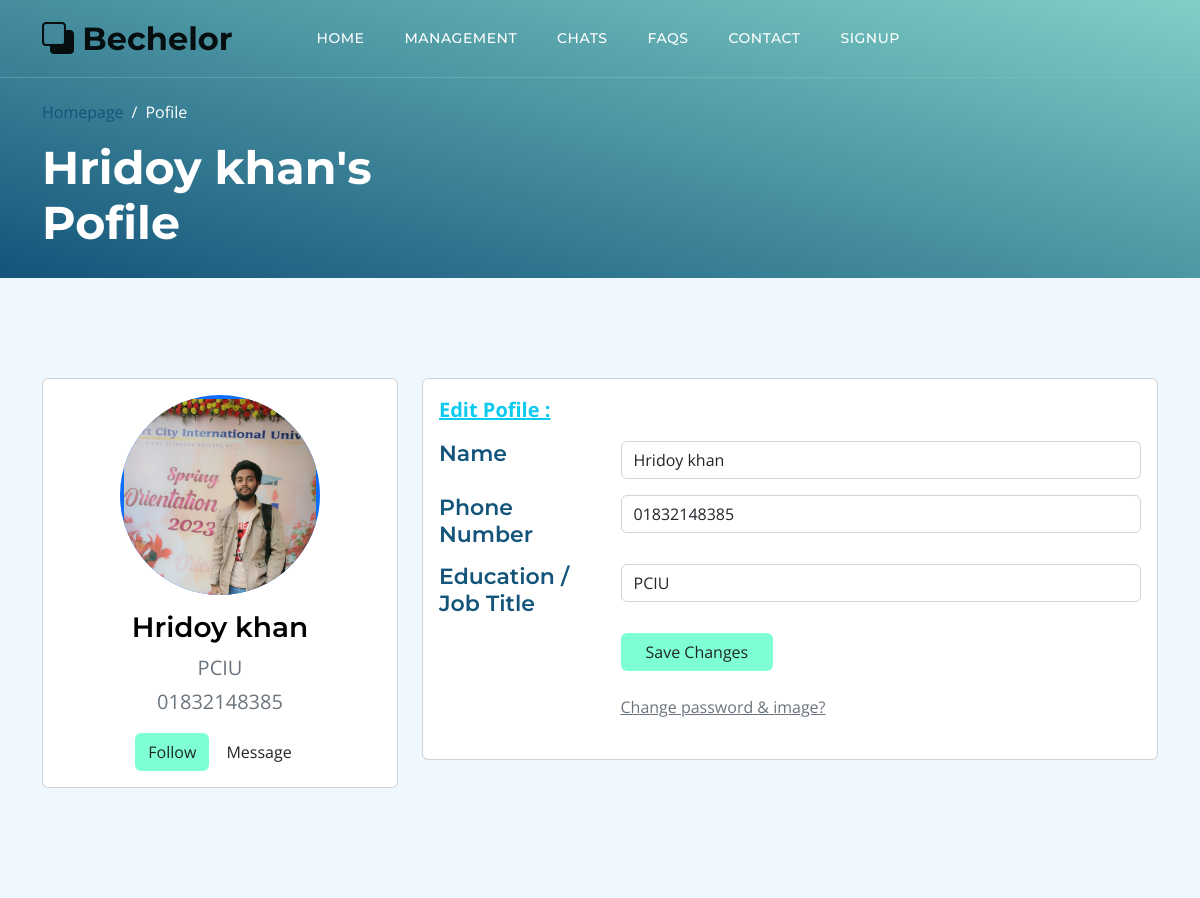
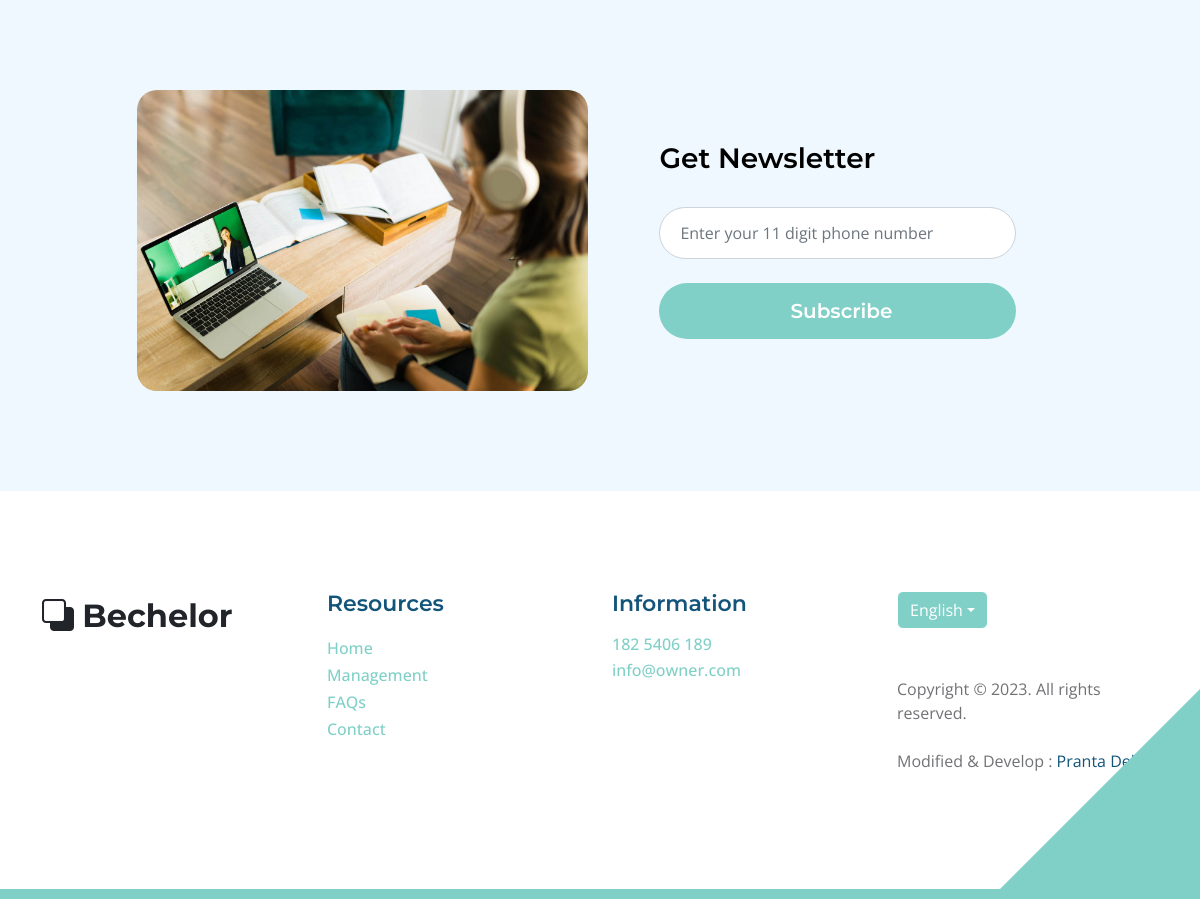
Page /pofile.php?id=18 on the committed database (2 pictures, top to bottom).
### tables this page shows
CREATE TABLE `users` (
  `id` int(11) NOT NULL,
  `name` varchar(128) NOT NULL,
  `phone` varchar(32) NOT NULL,
  `password` varchar(128) NOT NULL,
  `title` varchar(512) NOT NULL,
  `image` varchar(512) NOT NULL,
  `role` set('admin','member','leader','unknown') NOT NULL,
  `created_at` timestamp NOT NULL DEFAULT CURRENT_TIMESTAMP
);

### pofile.php (the view, shortened to what this page needs)
<?php
require "php/dbConfig.php";
if (isset($_GET['id'])) {
    $id = $_GET['id'];
    $q = "select * from users where id='" . $id . "' limit 1";
    $r = $db->query($q);
    $row = $r->fetch_assoc();
};
?>
<!doctype html>
<html lang="en">
<head>
    <link href="css/bootstrap.min.css" rel="stylesheet">
    <link href="css/bootstrap-icons.css" rel="stylesheet">
    <link href="css/templatemo-topic-listing.css" rel="stylesheet">
</head>
<body id="top">
    <main>
        <?php include "components/navbarmore.php"; ?>
        <header class="site-header2 d-flex flex-column justify-content-center align-items-center">
            <div class="container">
                <div class="row align-items-center">
                    <div class="col-lg-5 col-12">
                        <nav aria-label="breadcrumb">
                            <ol class="breadcrumb">
                                <li class="breadcrumb-item"><a href="index.php">Homepage</a></li>
                                <li class="breadcrumb-item active" aria-current="page">Pofile</li>
                            </ol>
                        </nav>
                        <h2 class="text-white"><?= $row['name'] ?>'s Pofile</h2>
                    </div>
                </div>
            </div>
        </header>
        <section class="section-padding section-bg">
            <div class="container">
                <div class="main-body">
                    <div class="row">
                        <div class="col-lg-4">
                            <div class="card">
                                <div class="card-body">
                                    <div class="d-flex flex-column align-items-center text-center">
                                        <div style="position: relative;width: 200px;height: 200px;overflow: hidden;border-radius: 50%;">
                                            <img src="images/<?= $row['image'] ?>" alt="Admin" class="p-1 bg-primary" style="width: 100%;height: auto;">
                                        </div>
                                        <div class="mt-3">
                                            <h4><?= $row['name'] ?></h4>
                                            <p class="text-secondary mb-1"><?= $row['title'] ?></p>
                                            <p class="text-muted font-size-sm"><?= $row['phone'] ?></p>
                                            <button class="btn" style="background-color: aquamarine;">Follow</button>
                                            <button class="btn">Message</button>
                                        </div>
                                    </div>
                                </div>
                            </div>
                        </div>
                        <div class="col-lg-8" id="form2">
                            <div class="card">
                                <div class="card-body">
                                    <p class="fw-bold text-info text-decoration-underline">Edit Pofile :</p>
                                    <form action="php/updatepofile.php" method="post" enctype="multipart/form-data">
                                        <div class="row mb-3">
                                            <div class="col-sm-3">
                                                <h6 class="mb-0">Name</h6>
                                            </div>
                                            <div class="col-sm-9 text-secondary">
                                                <input type="text" name="name" class="form-control" value="<?= $row['name'] ?>" placeholder="Name" required>
                                            </div>
                                        </div>
                                        <div class="row mb-3">
                                            <div class="col-sm-3">
                                                <h6 class="mb-0">Phone Number</h6>
                                            </div>
                                            <div class="col-sm-9 text-secondary">
                                                <input type="number" name="number" class="form-control" value="<?= $row['phone'] ?>" placeholder="Enter 11 digit phone number" required>
                                            </div>
                                        </div>
                                        <div class="row mb-3">
                                            <div class="col-sm-3">
                                                <h6 class="mb-0">Education / Job Title</h6>
                                            </div>
                                            <div class="col-sm-9 text-secondary">
                                                <input type="text" name="title" class="form-control" value="<?= $row['title'] ?>" required>
                                            </div>
                                        </div>
                                        <div class="row">
                                            <div class="col-sm-3"></div>
                                            <div class="col-sm-9 text-secondary ">
                                                <input type="submit" style="background-color: aquamarine;" name="Changes" class="btn px-4" value="Save Changes">
                                            </div>
                                        </div>
                                        <div class="row">
                                            <div class="col-sm-3"></div>
                                            <div class="col-sm-9 text-secondary d-flax m-auto">
                                                <a href="javascript:void(0);" onclick="showform();" class="text-secondary text-decoration-underline my-4">Change password & image?</a>
                                            </div>
                                        </div>
                                    </form>
                                </div>
                            </div>
                        </div>
                    </div>
                </div>
            </div>
        </section>
        <?php
        if (isset($_SESSION['loggedin']) && $_SESSION['loggedin'] == true) {
        } else { ?>
        <section class="section-padding section-bg">
            <div class="container">
                <div class="row justify-content-center">
                    <div class="col-lg-5 col-12">
                        <img src="images/rear-view-young-college-student.jpg" class="newsletter-image img-fluid" alt="">
                    </div>
                    <div class="col-lg-5 col-12 subscribe-form-wrap d-flex justify-content-center align-items-center">
                        <form class="custom-form subscribe-form" action="php/subscribe.php" method="post" role="form">
                            <h4 class="mb-4 pb-2">Get Newsletter</h4>
                            <input type="number" name="subscribe-number" id="subscribe-number" class="form-control" placeholder="Enter your 11 digit phone number" required="">
                            <div class="col-lg-12 col-12">
                                <button type="submit" name="submit" class="form-control">Subscribe</button>
                            </div>
                        </form>
                    </div>
                </div>
            </div>
        </section>
        <?php }; ?>
    </main>
    <?php include "components/footermore.php"; ?>
</body>
</html>

### css/templatemo-topic-listing.css (style rules this page uses)
:root { --white-color: #ffffff; --primary-color: #13547a; --secondary-color: #80d0c7; --section-bg-color: #f0f8ff; --custom-btn-bg-color: #80d0c7; --custom-btn-bg-hover-color: #13547a; --dark-color: #000000; --p-color: #717275; --border-color: #7fffd4; --link-hover-color: #13547a; --body-font-family: 'Open Sans', sans-serif; --title-font-family: 'Montserrat', sans-serif; --h1-font-size: 58px; --h2-font-size: 46px; --h3-font-size: 32px; --h4-font-size: 28px; --h5-font-size: 24px; --h6-font-size: 22px; --p-font-size: 20px; --menu-font-size: 14px; --btn-font-size: 18px; --copyright-font-size: 16px; --border-radius-large: 100px; --border-radius-medium: 20px; --border-radius-small: 10px; --font-weight-normal: 400; --font-weight-medium: 500; --font-weight-semibold: 600; --font-weight-bold: 700; }
body { background-color: var(--white-color); font-family: var(--body-font-family); }
h2, h3, h4, h5, h6 { color: var(--dark-color); }
h1, h2, h3, h4, h5, h6 { font-family: var(--title-font-family); font-weight: var(--font-weight-semibold); }
h2 { font-size: var(--h2-font-size); font-weight: var(--font-weight-bold); }
h4 { font-size: var(--h4-font-size); }
h6 { color: var(--primary-color); font-size: var(--h6-font-size); }
p { color: var(--p-color); font-size: var(--p-font-size); font-weight: var(--font-weight-normal); }
a, button { touch-action: manipulation; transition: all 0.3s; }
a { display: inline-block; color: var(--primary-color); text-decoration: none; }
.section-padding { padding-top: 100px; padding-bottom: 100px; }
.section-bg { background-color: var(--section-bg-color); }
.site-header2 { background-image: linear-gradient(15deg, #13547a 0%, #80d0c7 100%); padding-top: 100px; padding-bottom: 20px; }
.site-header2 .container { height: 100%; }
.breadcrumb-item+.breadcrumb-item::before, .breadcrumb-item a:hover, .breadcrumb-item.active { color: var(--white-color); }
.newsletter-image { border-radius: var(--border-radius-medium); }
.subscribe-form-wrap { padding: 50px; }
.subscribe-form { width: 95%; }
.custom-form .form-control { border-radius: var(--border-radius-large); color: var(--p-color); margin-bottom: 24px; padding-top: 13px; padding-bottom: 13px; padding-left: 20px; outline: none; }
.custom-form button[type="submit"] { background: var(--custom-btn-bg-color); border: none; border-radius: var(--border-radius-large); color: var(--white-color); font-family: var(--title-font-family); font-size: var(--p-font-size); font-weight: var(--font-weight-semibold); transition: all 0.3s; margin-bottom: 0; }

### rows in the picture
users: name "Hridoy khan", image (picture), title "PCIU", phone "01832148385", number "01832148385"
